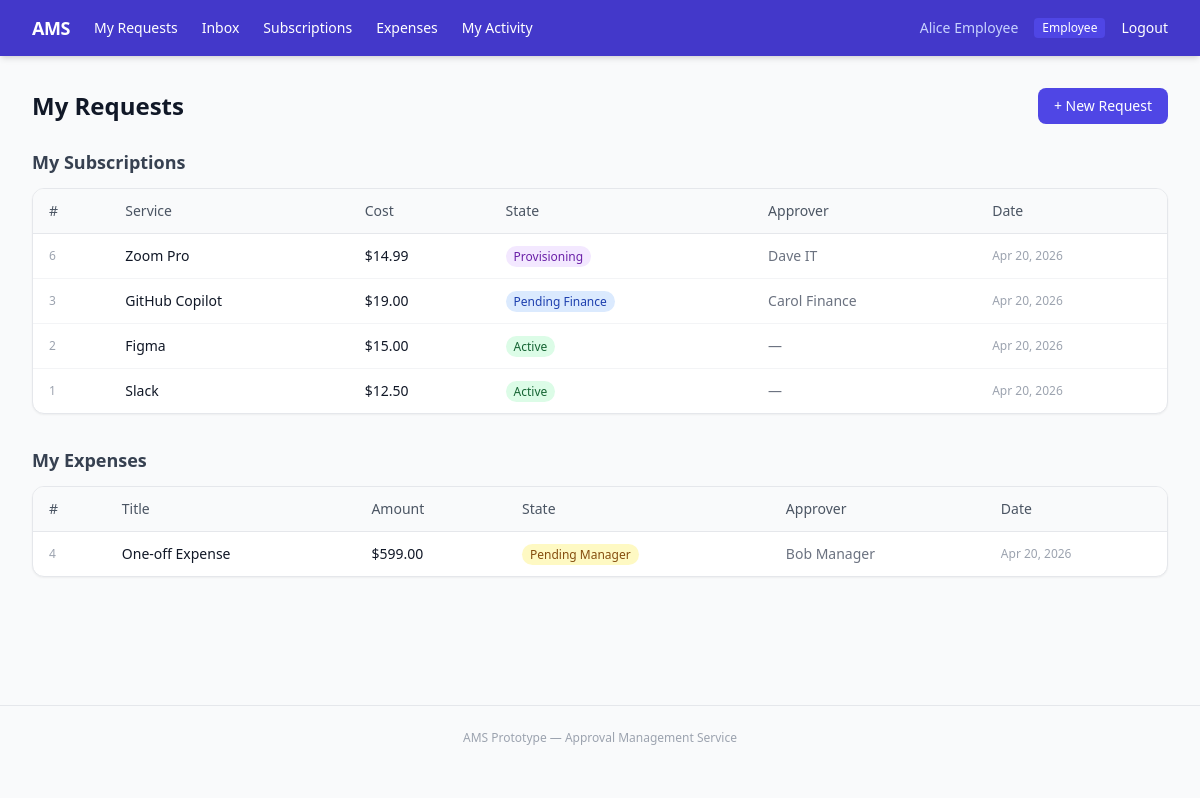
The page /requests/my/ (signed in) on the database as committed earlier.
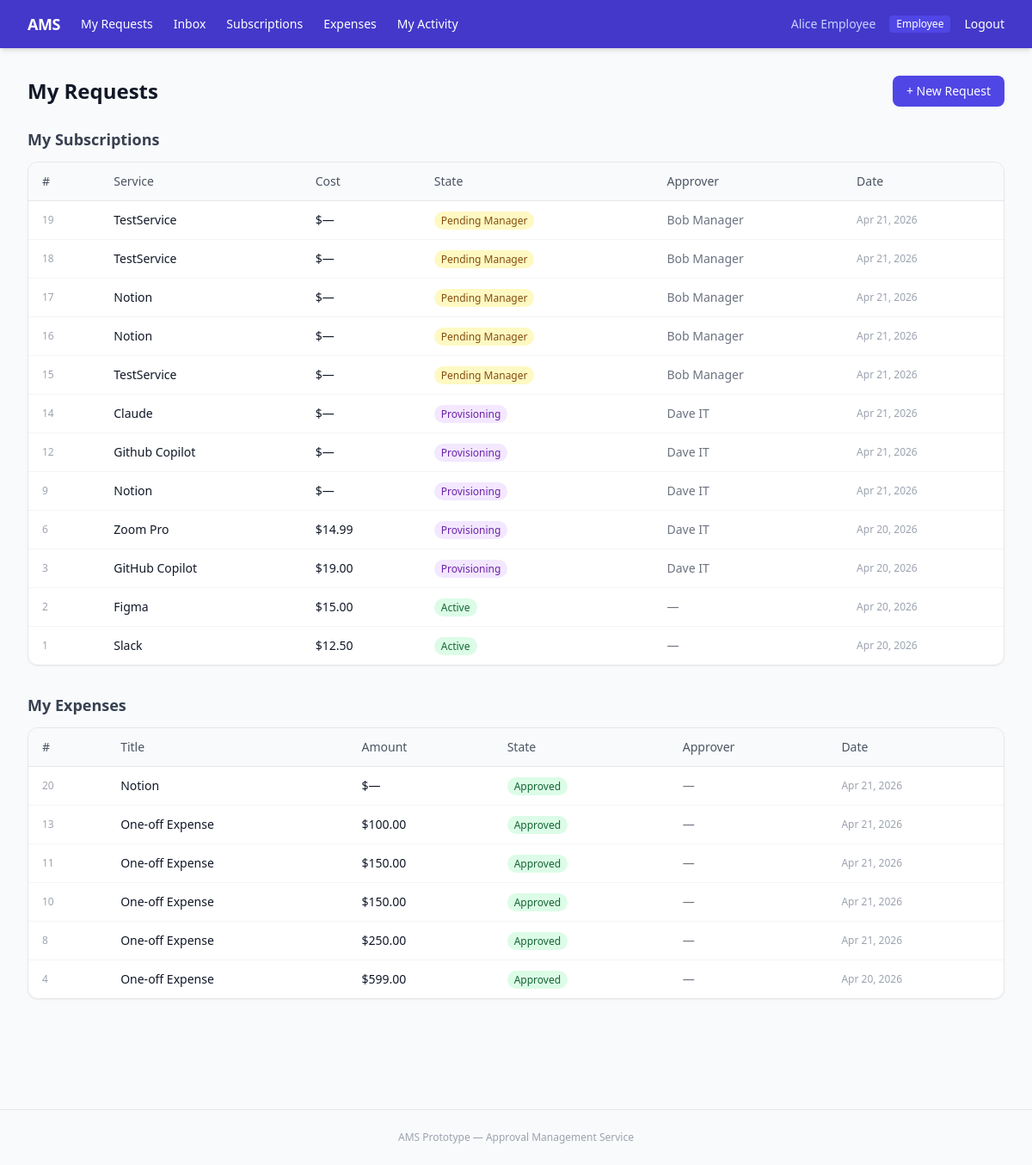
The same page on the database as committed later.
### approvals/models.py (models this page shows, shortened)
class ApprovalRequest(models.Model):
    request_type = models.CharField(max_length=20, choices=RequestType.choices)
    request_category = models.CharField(
        max_length=20, choices=RequestCategory.choices, blank=True, default=''
    )
    submitted_by = models.ForeignKey(
        CustomUser, on_delete=models.PROTECT, related_name='submitted_requests'
    )
    current_approver = models.ForeignKey(
        CustomUser,
        null=True,
        blank=True,
        on_delete=models.SET_NULL,
        related_name='pending_approvals',
    )
    state = FSMField(default=STATE_PENDING_MANAGER, protected=True)
    service_name = models.CharField(max_length=200, blank=True)
    vendor = models.CharField(max_length=200, blank=True)
    cost = models.DecimalField(max_digits=10, decimal_places=2, null=True, blank=True)
    billing_period = models.CharField(
        max_length=20, choices=BillingPeriod.choices, blank=True
    )
    justification = models.TextField(blank=True)
    expires_on = models.DateField(null=True, blank=True)
    expense_type = models.CharField(
        max_length=20, choices=ExpenseType.choices, blank=True
    )
    amount_type = models.CharField(
        max_length=20, choices=AmountType.choices, blank=True
    )
    receipt = models.FileField(upload_to='receipts/', null=True, blank=True)
    vendor_account_id = models.CharField(max_length=200, blank=True)
    billing_start = models.DateField(null=True, blank=True)
    manager_comment = models.TextField(blank=True)
    finance_comment = models.TextField(blank=True)
    rejection_reason = models.TextField(blank=True)
    created_at = models.DateTimeField(auto_now_add=True)
    updated_at = models.DateTimeField(auto_now=True)
    class Meta:
        ordering = ['-created_at']
    @property
    def state_badge_color(self):
        return STATE_BADGE_COLORS.get(self.state, 'bg-gray-100 text-gray-800')
    @property
    def state_display(self):
        return self.state.replace('_', ' ').title()
    @property
    def title(self):
        if self.request_category == RequestCategory.RECURRING or self.request_type == RequestType.SUBSCRIPTION:
            return self.service_name or 'Recurring Request'
        return self.service_name or 'One-off Expense'

### accounts/models.py (models this page shows, shortened)
class CustomUser(AbstractUser):
    role = models.CharField(
        max_length=20,
        choices=Role.choices,
        default=Role.EMPLOYEE,
    )
    reports_to = models.ForeignKey(
        'self',
        null=True,
        blank=True,
        on_delete=models.SET_NULL,
        related_name='reports',
    )
    offboarded_at = models.DateTimeField(null=True, blank=True)
    @property
    def display_name(self):
        return self.get_full_name() or self.email

### approvals/views.py (the view)
# urls.py: path('my/', views.my_requests, name='my_requests'),
@login_required
def my_requests(request):
    base_qs = ApprovalRequest.objects.filter(
        submitted_by=request.user
    ).select_related('submitted_by', 'current_approver')
    return render(request, 'approvals/my_requests.html', {
        'subscriptions': base_qs.filter(request_type=RequestType.SUBSCRIPTION),
        'expenses': base_qs.filter(request_type=RequestType.MISC_EXPENSE),
    })

### templates/approvals/my_requests.html (shortened to what the changed rows need)
{% extends "base.html" %}
{% block content %}
<div class="mb-6 flex items-center justify-between">
    <h1 class="text-2xl font-bold text-gray-900">My Requests</h1>
</div>
{% if subscriptions %}
<div class="mb-8">
    <h2 class="text-lg font-semibold text-gray-700 mb-3">My Subscriptions</h2>
    <div class="bg-white rounded-xl shadow-sm border border-gray-200 overflow-hidden">
        <table class="w-full text-sm">
            <thead class="bg-gray-50 border-b border-gray-200">
                <tr>
                    <th class="px-4 py-3 text-left font-medium text-gray-600">#</th>
                    <th class="px-4 py-3 text-left font-medium text-gray-600">Service</th>
                    <th class="px-4 py-3 text-left font-medium text-gray-600">Cost</th>
                    <th class="px-4 py-3 text-left font-medium text-gray-600">State</th>
                    <th class="px-4 py-3 text-left font-medium text-gray-600">Approver</th>
                    <th class="px-4 py-3 text-left font-medium text-gray-600">Date</th>
                </tr>
            </thead>
            <tbody class="divide-y divide-gray-100">
                {% for req in subscriptions %}
                <tr class="hover:bg-gray-50">
                    <td class="px-4 py-3 text-gray-400 text-xs">{{ req.id }}</td>
                    <td class="px-4 py-3">
                        <a href="{% url 'approvals:request_detail' req.pk %}" class="font-medium text-gray-900 hover:text-indigo-600">
                            {{ req.title }}
                        </a>
                    </td>
                    <td class="px-4 py-3 text-gray-900">${{ req.cost|default:"—" }}</td>
                    <td class="px-4 py-3">
                        <span class="px-2 py-0.5 rounded-full text-xs font-medium {{ req.state_badge_color }}">
                            {{ req.state_display }}
                        </span>
                    </td>
                    <td class="px-4 py-3 text-gray-500">{{ req.current_approver.display_name|default:"—" }}</td>
                    <td class="px-4 py-3 text-gray-400 text-xs">{{ req.created_at|date:"M d, Y" }}</td>
                </tr>
                {% endfor %}
            </tbody>
        </table>
    </div>
</div>
{% endif %}
{% if expenses %}
<div class="mb-8">
    <h2 class="text-lg font-semibold text-gray-700 mb-3">My Expenses</h2>
    <div class="bg-white rounded-xl shadow-sm border border-gray-200 overflow-hidden">
        <table class="w-full text-sm">
            <thead class="bg-gray-50 border-b border-gray-200">
                <tr>
                    <th class="px-4 py-3 text-left font-medium text-gray-600">#</th>
                    <th class="px-4 py-3 text-left font-medium text-gray-600">Title</th>
                    <th class="px-4 py-3 text-left font-medium text-gray-600">Amount</th>
                    <th class="px-4 py-3 text-left font-medium text-gray-600">State</th>
                    <th class="px-4 py-3 text-left font-medium text-gray-600">Approver</th>
                    <th class="px-4 py-3 text-left font-medium text-gray-600">Date</th>
                </tr>
            </thead>
            <tbody class="divide-y divide-gray-100">
                {% for req in expenses %}
                <tr class="hover:bg-gray-50">
                    <td class="px-4 py-3 text-gray-400 text-xs">{{ req.id }}</td>
                    <td class="px-4 py-3">
                        <a href="{% url 'approvals:request_detail' req.pk %}" class="font-medium text-gray-900 hover:text-indigo-600">
                            {{ req.title }}
                        </a>
                    </td>
                    <td class="px-4 py-3 text-gray-900">${{ req.cost|default:"—" }}</td>
                    <td class="px-4 py-3">
                        <span class="px-2 py-0.5 rounded-full text-xs font-medium {{ req.state_badge_color }}">
                            {{ req.state_display }}
                        </span>
                    </td>
                    <td class="px-4 py-3 text-gray-500">{{ req.current_approver.display_name|default:"—" }}</td>
                    <td class="px-4 py-3 text-gray-400 text-xs">{{ req.created_at|date:"M d, Y" }}</td>
                </tr>
                {% endfor %}
            </tbody>
        </table>
    </div>
</div>
{% endif %}
{% endblock %}

Rows that differ between the two databases and show on the page:
added ApprovalRequest: id "19", title "TestService", cost "—", state_display "Pending Manager", current_approver.display_name "Bob Manager", created_at "Apr 21, 2026", shown under "My Subscriptions"
added ApprovalRequest: id "18", title "TestService", cost "—", state_display "Pending Manager", current_approver.display_name "Bob Manager", created_at "Apr 21, 2026", shown under "My Subscriptions"
added ApprovalRequest: id "17", title "Notion", cost "—", state_display "Pending Manager", current_approver.display_name "Bob Manager", created_at "Apr 21, 2026", shown under "My Subscriptions"
added ApprovalRequest: id "16", title "Notion", cost "—", state_display "Pending Manager", current_approver.display_name "Bob Manager", created_at "Apr 21, 2026", shown under "My Subscriptions"
added ApprovalRequest: id "15", title "TestService", cost "—", state_display "Pending Manager", current_approver.display_name "Bob Manager", created_at "Apr 21, 2026", shown under "My Subscriptions"
added ApprovalRequest: id "14", title "Claude", cost "—", state_display "Provisioning", current_approver.display_name "Dave IT", created_at "Apr 21, 2026", shown under "My Subscriptions"
added ApprovalRequest: id "12", title "Github Copilot", cost "—", state_display "Provisioning", current_approver.display_name "Dave IT", created_at "Apr 21, 2026", shown under "My Subscriptions"
added ApprovalRequest: id "9", title "Notion", cost "—", state_display "Provisioning", current_approver.display_name "Dave IT", created_at "Apr 21, 2026", shown under "My Subscriptions"
changed ApprovalRequest "GitHub Copilot": state "pending_finance" → "provisioning" (drawn); state_display "Pending Finance" → "Provisioning"; current_approver.display_name "Carol Finance" → "Dave IT"
added ApprovalRequest: id "20", title "Notion", cost "—", state_display "Approved", current_approver.display_name "—", created_at "Apr 21, 2026", shown under "My Expenses"
added ApprovalRequest: id "13", title "One-off Expense", cost "100.00", state_display "Approved", current_approver.display_name "—", created_at "Apr 21, 2026", shown under "My Expenses"
added ApprovalRequest: id "11", title "One-off Expense", cost "150.00", state_display "Approved", current_approver.display_name "—", created_at "Apr 21, 2026", shown under "My Expenses"
added ApprovalRequest: id "10", title "One-off Expense", cost "150.00", state_display "Approved", current_approver.display_name "—", created_at "Apr 21, 2026", shown under "My Expenses"
added ApprovalRequest: id "8", title "One-off Expense", cost "250.00", state_display "Approved", current_approver.display_name "—", created_at "Apr 21, 2026", shown under "My Expenses"
changed ApprovalRequest id 4: state "pending_manager" → "approved" (drawn); state_display "Pending Manager" → "Approved"; current_approver.display_name "Bob Manager" → "—"
